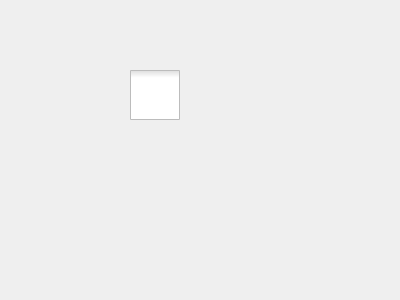
<?xml version="1.0" encoding="UTF-8"?>
<ui version="4.0">
 <class>Form</class>
 <widget class="QWidget" name="Form">
  <property name="geometry">
   <rect>
    <x>0</x>
    <y>0</y>
    <width>400</width>
    <height>300</height>
   </rect>
  </property>
  <property name="windowTitle">
   <string>Form</string>
  </property>
  <widget class="QCheckBox" name="checkBox">
   <property name="geometry">
    <rect>
     <x>130</x>
     <y>70</y>
     <width>1013</width>
     <height>50</height>
    </rect>
   </property>
   <property name="styleSheet">
    <string notr="true">QCheckBox::indicator {
	width: 50px;
	height: 50px;
}

QCheckBox::indicator:checked {
	image: url(:/icons/icons/toggle_on.png);
}

QCheckBox::indicator:unchecked {
	image: url(:/icons/icons/toggle_off.png);
}</string>
   </property>
   <property name="text">
    <string/>
   </property>
  </widget>
 </widget>
 <resources>
  <include location="../static/resource.qrc"/>
 </resources>
 <connections/>
</ui>
